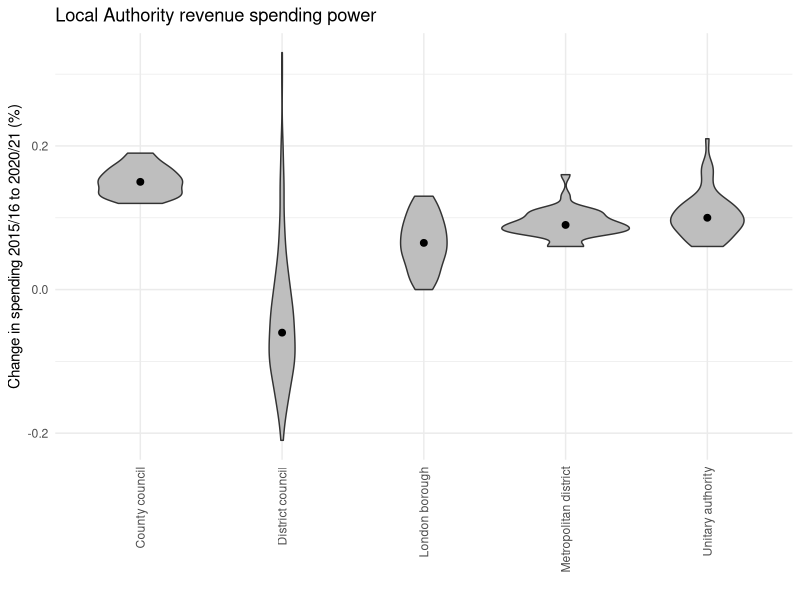
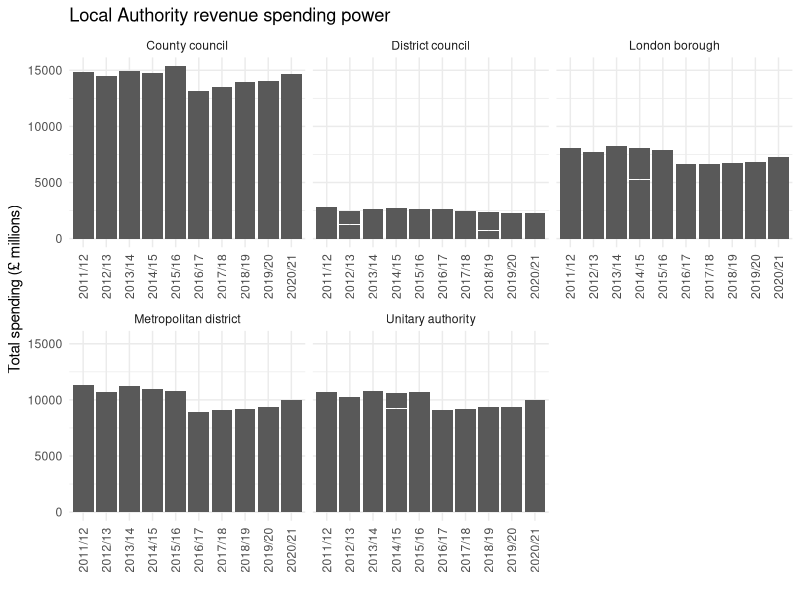

Reproduce these figures in R, in order.
## ---- chunk 1
setwd("C:/Users/chrobin/OneDrive - The University of Liverpool/LocalGovernment/Datasets")
getwd()
## ---- chunk 2
library(ggplot2)
library(tidyr)
library(RColorBrewer)
library(dplyr)
library(ggrepel) # For labels
library(viridis) # For colour palettes
## ---- chunk 3
spend_data <- read.csv("SpendingPercentage.csv", check.names=FALSE, fileEncoding = 'UTF-8-BOM')
spend_data
## ---- chunk 4
# Rename column as change
spend_data <- spend_data %>%
      rename("Change" = "201516_202021")

# Select only useful columns in dataframe
spend_data_select <- spend_data %>%
      select("ons_name", "class", "region", "Change")

# Omit NA values
na.omit(spend_data_select)
## ---- chunk 5
ggplot(spend_data, aes(x= class, y = Change))+ 
  geom_violin(fill="gray")+
  theme_minimal()+
  theme(axis.text.x = element_text(angle = 90, vjust = 0.5, hjust=1))+
  labs(title="Local Authority revenue spending power", y="Change in spending 2015/16 to 2020/21 (%)", x = " ")+
    stat_summary(fun.y=median, geom="point", size=2)
## ---- chunk 6
spendmillions_data <- read.csv("SpendingMillions.csv", check.names=FALSE, fileEncoding = 'UTF-8-BOM')
spendmillions_data

na.omit(spendmillions_data)

spendmillions_data_long <-gather(spendmillions_data ,key="year",value="spending", c("2012", "2013", "2014", "2015", "2016", "2017", "2018", "2019", "2020", "2021"))
print(spendmillions_data_long)
## ---- chunk 7
spendmillions_data_long$spending <- as.numeric(spendmillions_data_long$spending)
## ---- chunk 8
ggplot(spendmillions_data_long, aes(y=spending, x=year)) + 
    geom_col()+
  theme_minimal()+
  scale_x_discrete(breaks = c('2012', '2013', '2014', '2015', '2016', # Rename axis tick labels to reflect financial year
                              '2017', '2018', '2019', '2020', '2021'),
                              labels=c("2011/12", "2012/13", "2013/14", 
                            "2014/15", "2015/16", "2016/17", "2017/18", 
                            "2018/19", "2019/20", "2020/21"))+
theme(axis.text.x = element_text(angle = 90, vjust = 0.5, hjust=1))+
 facet_wrap(~class, scales = "free_x")+ # Create multiple graphs, one for each LAD class
  labs(title="Local Authority revenue spending power", y="Total spending (£ millions)", x = " ")
